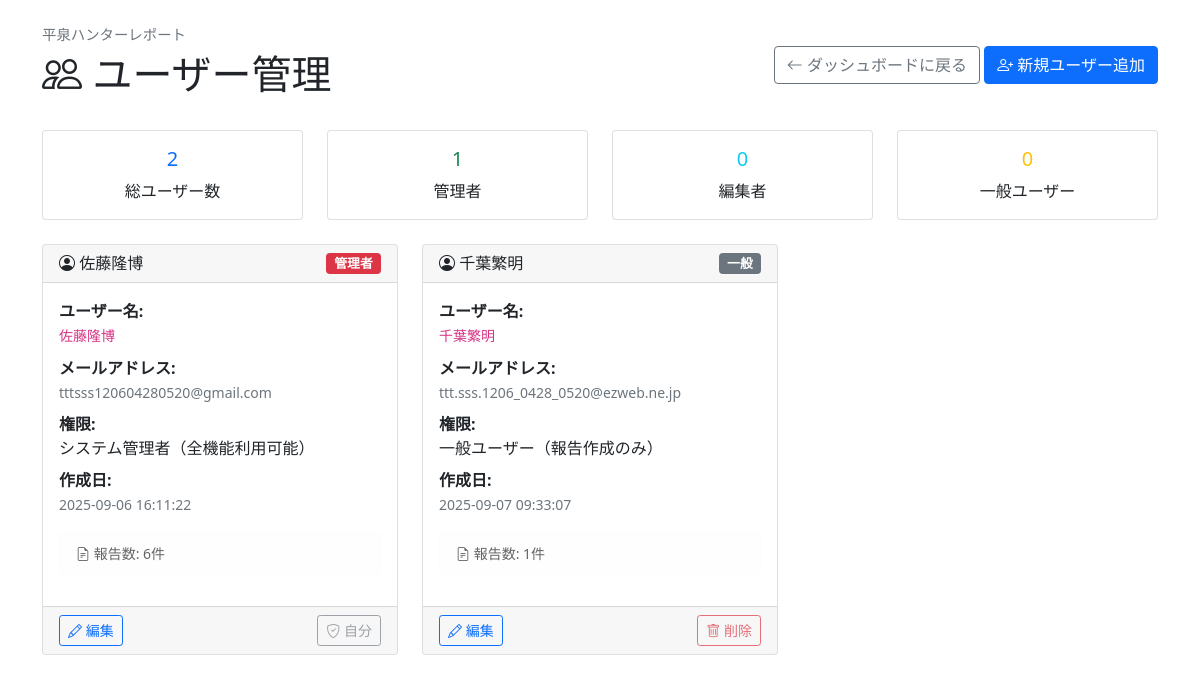
/users/manage (signed in), run on the app's committed database.
### app.py (models this page shows, shortened)
class User(Model):
    name = CharField(unique=True)
    email = CharField()
    password_hash = CharField()
    role = CharField(default="reporter")  # reporter / editor / admin
    created_at = CharField(null=True)  # 作成日時
    class Meta:
        database = db

### app.py (the view)
@app.route("/users/manage")
def user_management():
    if "user_id" not in session:
        return redirect("/login")
    user = User.get_by_id(session["user_id"])
    if user.role != "admin":
        return "アクセス権限がありません", 403
    users = []
    for u in User.select():
        report_count = Report.select().where(Report.user == u.name).count()
        users.append(
            {
                "id": u.id,
                "name": u.name,
                "email": u.email,
                "role": u.role,
                "created_at": u.created_at,
                "report_count": report_count,
            }
        )
    total_users = len(users)
    admin_count = len([u for u in users if u["role"] == "admin"])
    editor_count = len([u for u in users if u["role"] == "editor"])
    user_count = len([u for u in users if u["role"] == "user"])
    return render_template(
        "user_management.html",
        users=users,
        current_user=user,
        total_users=total_users,
        admin_count=admin_count,
        editor_count=editor_count,
        user_count=user_count,
    )

### templates/user_management.html (shortened to what this page needs)
<!DOCTYPE html>
<html lang="ja">
<head>
    <link href="https://cdn.jsdelivr.net/npm/bootstrap@5.1.3/dist/css/bootstrap.min.css" rel="stylesheet">
    <link href="https://cdn.jsdelivr.net/npm/bootstrap-icons@1.7.2/font/bootstrap-icons.css" rel="stylesheet">
</head>
<body>
    <div class="container mt-4">
        <div class="d-flex justify-content-between align-items-center mb-4">
            <div>
                <div class="app-title-small mb-1">平泉ハンターレポート</div>
                <h1><i class="bi bi-people"></i> ユーザー管理</h1>
            </div>
            <div>
                <a href="/dashboard" class="btn btn-outline-secondary">
                    <i class="bi bi-arrow-left"></i> ダッシュボードに戻る
                </a>
                <a href="/users/add" class="btn btn-primary">
                    <i class="bi bi-person-plus"></i> 新規ユーザー追加
                </a>
            </div>
        </div>
        <div class="row mb-4">
            <div class="col-md-3">
                <div class="card text-center">
                    <div class="card-body">
                        <h5 class="card-title text-primary">{{ total_users }}</h5>
                        <p class="card-text">総ユーザー数</p>
                    </div>
                </div>
            </div>
            <div class="col-md-3">
                <div class="card text-center">
                    <div class="card-body">
                        <h5 class="card-title text-success">{{ admin_count }}</h5>
                        <p class="card-text">管理者</p>
                    </div>
                </div>
            </div>
            <div class="col-md-3">
                <div class="card text-center">
                    <div class="card-body">
                        <h5 class="card-title text-info">{{ editor_count }}</h5>
                        <p class="card-text">編集者</p>
                    </div>
                </div>
            </div>
            <div class="col-md-3">
                <div class="card text-center">
                    <div class="card-body">
                        <h5 class="card-title text-warning">{{ user_count }}</h5>
                        <p class="card-text">一般ユーザー</p>
                    </div>
                </div>
            </div>
        </div>
        {% if users %}
        <div class="row">
            {% for user in users %}
            <div class="col-md-6 col-lg-4 mb-4">
                <div class="card user-card h-100">
                    <div class="card-header d-flex justify-content-between align-items-center">
                        <h6 class="mb-0">
                            <i class="bi bi-person-circle"></i> {{ user.name }}
                        </h6>
                        {% if user.role == "admin" %}
                        <span class="badge bg-danger role-badge">管理者</span>
                        {% elif user.role == "editor" %}
                        <span class="badge bg-warning role-badge">編集者</span>
                        {% else %}
                        <span class="badge bg-secondary role-badge">一般</span>
                        {% endif %}
                    </div>
                    <div class="card-body">
                        <div class="mb-2">
                            <strong>ユーザー名:</strong><br>
                            <code>{{ user.name }}</code>
                        </div>
                        <div class="mb-2">
                            <strong>メールアドレス:</strong><br>
                            <small class="text-muted">{{ user.email }}</small>
                        </div>
                        <div class="mb-2">
                            <strong>権限:</strong><br>
                            {% if user.role == "admin" %}
                            システム管理者（全機能利用可能）
                            {% elif user.role == "editor" %}
                            編集者（報告作成・編集可能）
                            {% else %}
                            一般ユーザー（報告作成のみ）
                            {% endif %}
                        </div>
                        <div class="mb-3">
                            <strong>作成日:</strong><br>
                            <small class="text-muted">
                                {% if user.created_at %}
                                {{ user.created_at }}
                                {% else %}
                                不明
                                {% endif %}
                            </small>
                        </div>
                        <div class="alert alert-light py-2">
                            <small>
                                <i class="bi bi-file-earmark-text"></i>
                                報告数: {{ user.report_count }}件
                            </small>
                        </div>
                    </div>
                    <div class="card-footer">
                        <div class="d-flex justify-content-between">
                            <a href="/users/{{ user.id }}/edit" class="btn btn-sm btn-outline-primary">
                                <i class="bi bi-pencil"></i> 編集
                            </a>
                            {% if user.id != current_user.id %}
                            <button class="btn btn-sm btn-outline-danger delete-btn" onclick="confirmDelete({{ user.id }}, '{{ user.name }}')">
                                <i class="bi bi-trash"></i> 削除
                            </button>
                            {% else %}
                            <button class="btn btn-sm btn-outline-secondary" disabled title="自分自身は削除できません">
                                <i class="bi bi-shield-check"></i> 自分
                            </button>
                            {% endif %}
                        </div>
                    </div>
                </div>
            </div>
            {% endfor %}
        </div>
        {% endif %}
    </div>
</body>
</html>

### templates/user_management.html (style rules this page uses)
.app-title-small { color: #6c757d; font-size: 0.9rem; font-weight: 500; }
.user-card { transition: transform 0.2s ease-in-out; }
.role-badge { font-size: 0.8rem; }
.delete-btn { opacity: 0.7; transition: opacity 0.2s ease-in-out; }

### data on the page
User: name "佐藤隆博", role "管理者", email "tttsss120604280520@gmail.com", created_at "2025-09-06 16:11:22", report_count "6", shows "自分"
User: name "千葉繁明", role "一般", email "ttt.sss.1206_0428_0520@ezweb.ne.jp", created_at "2025-09-07 09:33:07", report_count "1"

### other printed values
{{ total_users }} "2"
{{ admin_count }} "1"
{{ editor_count }} "0"
{{ user_count }} "0"
